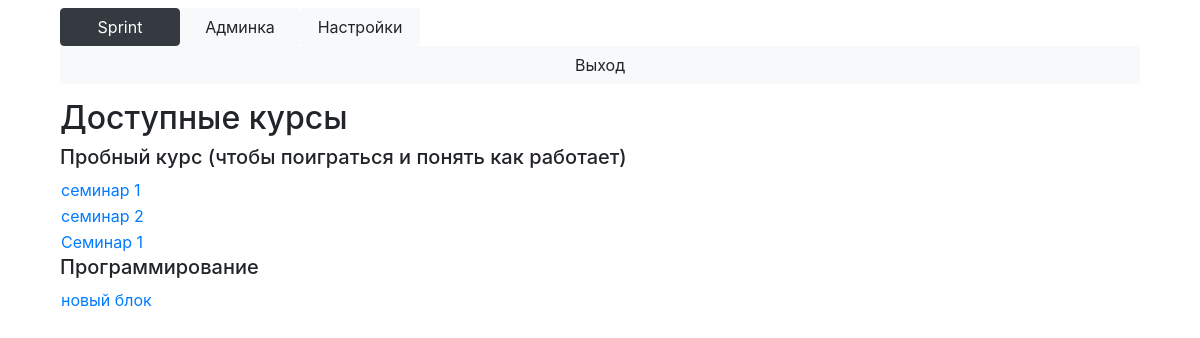
Page /main (signed in) on the committed database.
### Main/models.py (models this page shows, shortened)
class Course(models.Model):
    name = models.TextField()

class Block(models.Model):
    name = models.TextField()
    course = models.ForeignKey(Course, on_delete=models.CASCADE)
    time_start = models.DateTimeField()
    time_end = models.DateTimeField()
    opened = models.IntegerField()

### Main/views.py (the view)
# urls.py: path('main', views.main),
def main(request):
    if not check_login(request.user):
        return HttpResponseRedirect('/enter')
    return render(request, 'main.html', context={'is_admin': check_admin(request.user),
                                                 'blocks': blocks_available(request.user),
                                                 'user': request.user})

### Main/context_processors.py (called while the page is built)
def attributes(request):
	return {
		'current_page': 'settings' if '/settings' == request.path else 'admin' if 'admin' in request.path else 'main',
		'is_admin': check_admin(request.user)
	}

### Main/main.py (called while the page is built, shortened)
def check_login(user):
    return user.is_authenticated

def check_admin(user):
    if check_teacher(user):
        return True

def check_teacher(user):
    return user.is_staff and check_login(user)

def courses_available(user):
    if user.is_superuser:
        return Course.objects.all()
    else:
        return [s.course for s in Subscribe.objects.filter(user=user)]

def blocks_available(user):
    courses = courses_available(user)
    blocks = {}
    is_admin = check_admin(user)
    for course in courses:
        if is_admin:
            blocks[course] = Block.objects.filter(
                course=course
            )
    return blocks

### Main/templatetags/filters.py (called while the page is built)
@register.filter('mark_for_task')
def mark_for_task(task, user):
    try:
        return int(list(Solution.objects.filter(task=task, user=user, mark__isnull=False))[-1].mark * 10 / task.max_mark)
    except IndexError:
        return -1

@register.filter('mark_for_block')
def mark_for_block(block, user):
    tasks = Task.objects.filter(block=block)
    if len(tasks) == 0:
        return -1
    mark = 0
    flag = False
    for task in tasks:
        mft = mark_for_task(task, user)
        if mft >= 0:
            flag = True
            mark += mft * task.weight
    if flag:
        return round(mark)
    return -1

@register.filter('marked')
def marked(mark):
    return mark != -1

### templates/main.html (shortened to what this page needs)
{% extends 'base.html' %}
{% load filters %}
{% block content %}
    <h2>Доступные курсы</h2>
    {% for key, value in blocks.items %}
        <h5>{{ key.name }}</h5>
        {% for block in value %}
            <table>
                <tr>
                    <td>
                        <a href="/block?id={{ block.id }}">{{ block.name }}</a>
                    </td>
                    <td>
                    </td>
                </tr>
            </table>
        {% endfor %}
    {% endfor %}
{% endblock %}

### rows in the picture
Course: name "Пробный курс (чтобы поиграться и понять как работает)"
Block: name "семинар 1"
Block: name "семинар 2"
Block: name "Семинар 1"
Course: name "Программирование"
Block: name "новый блок"
